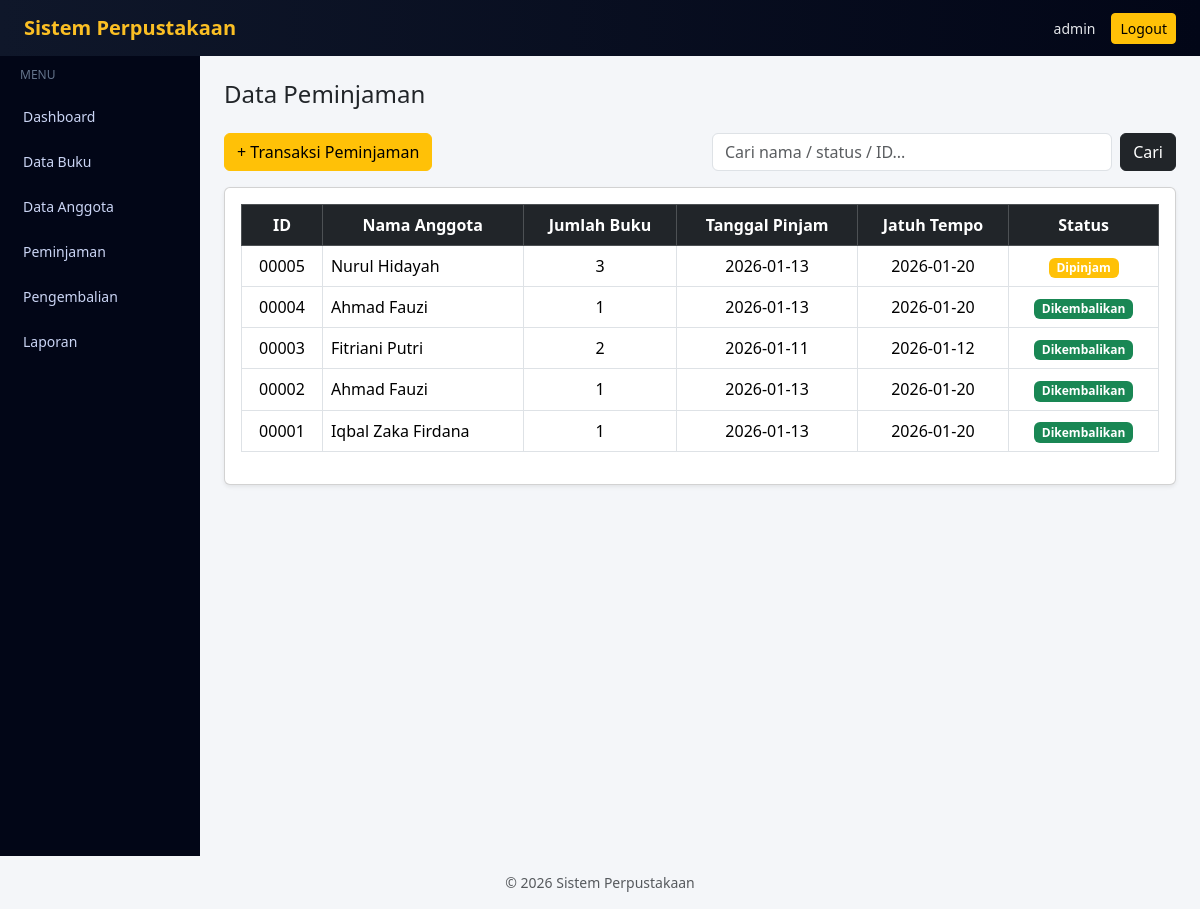
The page /peminjaman/index.php (signed in) on the database its author committed.
### tables this page shows
CREATE TABLE `peminjaman` (
  `id_peminjaman` int NOT NULL,
  `id_anggota` int NOT NULL,
  `tanggal_pinjam` date NOT NULL,
  `tanggal_jatuh_tempo` date NOT NULL,
  `status` enum('dipinjam','dikembalikan') DEFAULT 'dipinjam',
  `tanggal_kembali` date DEFAULT NULL,
  `denda` int DEFAULT '0'
);

CREATE TABLE `anggota` (
  `id_anggota` int NOT NULL,
  `nama` varchar(100) NOT NULL,
  `alamat` text,
  `no_hp` varchar(15) DEFAULT NULL
);

### peminjaman/index.php (the view, shortened to what this page needs)
<?php
$db = new Database();
$conn = $db->conn;
include "../templates/header.php";
include "../templates/sidebar.php";
$keyword = isset($_GET['search']) ? trim($_GET['search']) : "";
$where = "";
$data = $conn->query("
    SELECT
        p.id_peminjaman,
        p.tanggal_pinjam,
        p.tanggal_jatuh_tempo,
        p.status,
        a.nama,
        SUM(d.jumlah) AS total_buku
    FROM peminjaman p
    JOIN anggota a
        ON p.id_anggota = a.id_anggota
    JOIN detail_peminjaman d
        ON p.id_peminjaman = d.id_peminjaman
    $where
    GROUP BY p.id_peminjaman
    ORDER BY p.id_peminjaman DESC
");
?>
<h4 class="mb-4">Data Peminjaman</h4>
<div class="row mb-3">
    <div class="col-md-6">
        <a href="tambah.php" class="btn btn-warning">
            + Transaksi Peminjaman
        </a>
    </div>
    <div class="col-md-6">
        <form method="get" class="d-flex">
            <input type="text" name="search"
                class="form-control me-2"
                placeholder="Cari nama / status / ID..."
                value="<?= htmlspecialchars($keyword); ?>">
            <button class="btn btn-dark">Cari</button>
        </form>
    </div>
</div>
<div class="card shadow-sm">
    <div class="card-body">
        <table class="table table-bordered table-hover">
            <thead class="table-dark text-center">
                <tr>
                    <th>ID</th>
                    <th>Nama Anggota</th>
                    <th>Jumlah Buku</th>
                    <th>Tanggal Pinjam</th>
                    <th>Jatuh Tempo</th>
                    <th>Status</th>
                </tr>
            </thead>
            <tbody>
                <?php if ($data->num_rows > 0): while ($row = $data->fetch_assoc()): ?>
                <tr>
                    <td class="text-center">
                        <?= str_pad($row['id_peminjaman'], 5, '0', STR_PAD_LEFT); ?>
                    </td>
                    <td><?= $row['nama']; ?></td>
                    <td class="text-center"><?= $row['total_buku']; ?></td>
                    <td class="text-center"><?= $row['tanggal_pinjam']; ?></td>
                    <td class="text-center"><?= $row['tanggal_jatuh_tempo']; ?></td>
                    <td class="text-center">
                        <span class="badge bg-<?= $row['status'] == 'dipinjam' ? 'warning' : 'success'; ?>">
                            <?= ucfirst($row['status']); ?>
                        </span>
                    </td>
                </tr>
                <?php endwhile; endif; ?>
            </tbody>
        </table>
    </div>
</div>
<?php include "../templates/footer.php"; ?>

### templates/header.php (style rules this page uses)
body { background-color: #f4f6f9; }

### rows shown on the page
peminjaman: id_peminjaman "00005", id_anggota.nama "Nurul Hidayah", total_buku "3", tanggal_pinjam "2026-01-13", tanggal_jatuh_tempo "2026-01-20", status "Dipinjam"
peminjaman: id_peminjaman "00004", id_anggota.nama "Ahmad Fauzi", total_buku "1", tanggal_pinjam "2026-01-13", tanggal_jatuh_tempo "2026-01-20", status "Dikembalikan"
peminjaman: id_peminjaman "00003", id_anggota.nama "Fitriani Putri", total_buku "2", tanggal_pinjam "2026-01-11", tanggal_jatuh_tempo "2026-01-12", status "Dikembalikan"
peminjaman: id_peminjaman "00002", id_anggota.nama "Ahmad Fauzi", total_buku "1", tanggal_pinjam "2026-01-13", tanggal_jatuh_tempo "2026-01-20", status "Dikembalikan"
peminjaman: id_peminjaman "00001", id_anggota.nama "Iqbal Zaka Firdana", total_buku "1", tanggal_pinjam "2026-01-13", tanggal_jatuh_tempo "2026-01-20", status "Dikembalikan"

### other values the page prints
$_SESSION['username'] "admin"
